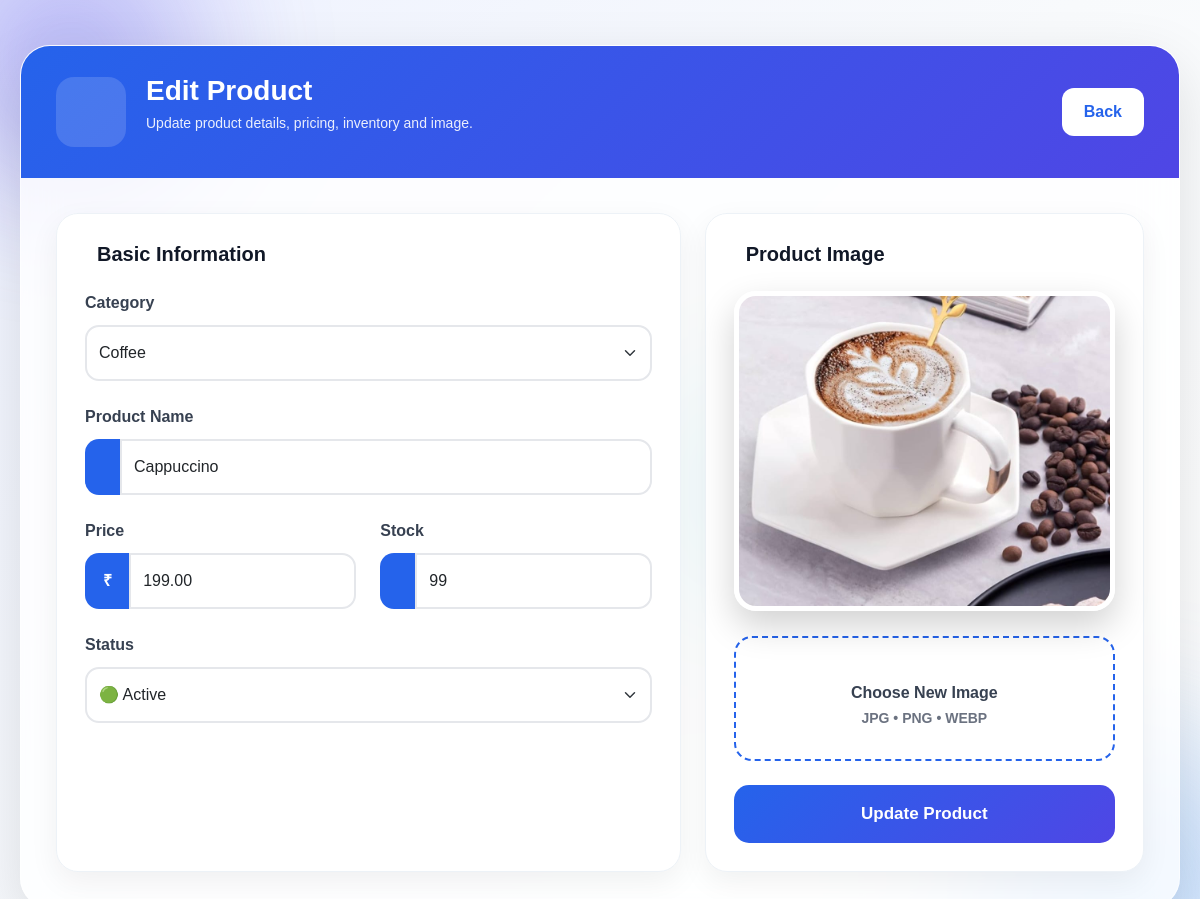
Screenshot of /admin/edit_product.php?id=1 with the database file from the repository.
### tables this page shows
CREATE TABLE `products` (
  `id` int(11) NOT NULL,
  `category_id` int(255) NOT NULL,
  `category_name` varchar(255) NOT NULL,
  `name` varchar(100) NOT NULL,
  `price` decimal(10,2) NOT NULL,
  `stock` int(11) NOT NULL DEFAULT 0,
  `image` text NOT NULL,
  `status` tinyint(1) NOT NULL DEFAULT 1,
  `create_at` timestamp NOT NULL DEFAULT current_timestamp()
);

CREATE TABLE `categories` (
  `id` int(255) NOT NULL,
  `name` varchar(255) NOT NULL,
  `slug` varchar(255) NOT NULL,
  `descri` varchar(255) NOT NULL,
  `price` int(255) NOT NULL,
  `image` text NOT NULL,
  `status` tinyint(1) NOT NULL DEFAULT 1,
  `create_at` timestamp NOT NULL DEFAULT current_timestamp(),
  `parent_id` int(255) NOT NULL DEFAULT 0
);

### admin/edit_product.php (the view, shortened to what this page needs)
<!DOCTYPE html>
<html lang="en">
<head>
    <link rel="stylesheet" href="../assets/bootstrap-5.3.7-dist/css/bootstrap.min.css">
    <?php
    global $conn;
    $id = $_GET['id'];
    $product = mysqli_query($conn, "
SELECT *
FROM products
WHERE id='$id'
");
    $data = mysqli_fetch_assoc($product);
    $cat = mysqli_query($conn, "
SELECT *
FROM categories
ORDER BY name ASC
");
    ?>
</head>
<body>
    <div class="bg-shape shape1"></div>
    <div class="edit-wrapper">
        <div class="edit-card">
            <div class="edit-header">
                <div class="header-left">
                    <div class="icon-box">
                    </div>
                    <div>
                        <h2>Edit Product</h2>
                        <p>
                            Update product details, pricing, inventory and image.
                        </p>
                    </div>
                </div>
                <a href="admin_panel.php" class="back-btn">
                    Back
                </a>
            </div>
            <form
                action="editpro_action.php"
                method="POST"
                enctype="multipart/form-data">
                <div class="row g-4">
                    <div class="col-lg-7">
                        <div class="premium-box">
                            <h5>
                                Basic Information
                            </h5>
                            <div class="mb-4">
                                <label>
                                    Category
                                </label>
                                <select
                                    class="form-select premium-input"
                                    name="category_id"
                                    required>
                                    <?php
                                    while ($row = mysqli_fetch_assoc($cat)) {
                                    ?>
                                        <option
                                            value="<?php echo $row['id']; ?>"
                                            <?php
                                            if ($data['category_id'] == $row['id'])
                                                echo "selected";
                                            ?>>
                                            <?php echo $row['name']; ?>
                                        </option>
                                    <?php
                                    }
                                    ?>
                                </select>
                            </div>
                            <div class="mb-4">
                                <label>
                                    Product Name
                                </label>
                                <div class="input-group">
                                    <span class="input-group-text">
                                    </span>
                                    <input
                                        type="text"
                                        class="form-control premium-input"
                                        name="name"
                                        value="<?php echo $data['name']; ?>"
                                        required>
                                </div>
                            </div>
                            <div class="row">
                                <div class="col-md-6">
                                    <div class="mb-4">
                                        <label>
                                            Price
                                        </label>
                                        <div class="input-group">
                                            <span class="input-group-text">
                                                ₹
                                            </span>
                                            <input
                                                type="number"
                                                class="form-control premium-input"
                                                name="price"
                                                value="<?php echo $data['price']; ?>"
                                                required>
                                        </div>
                                    </div>
                                </div>
                                <div class="col-md-6">
                                    <div class="mb-4">
                                        <label>
                                            Stock
                                        </label>
                                        <div class="input-group">
                                            <span class="input-group-text">
                                            </span>
                                            <input
                                                type="number"
                                                class="form-control premium-input"
                                                name="stock"
                                                value="<?php echo $data['stock']; ?>"
                                                required>
                                        </div>
                                    </div>
                                </div>
                            </div>
                            <div class="mb-3">
                                <label>
                                    Status
                                </label>
                                <select
                                    class="form-select premium-input"
                                    name="status">
                                    <option value="1"
                                        <?php if ($data['status'] == 1) echo "selected"; ?>>
                                        🟢 Active
                                    </option>
                                </select>
                            </div>
                        </div>
                    </div>
                    <div class="col-lg-5">
                        <div class="premium-box image-box">
                            <h5>
                                Product Image
                            </h5>
                            <img
                                src="../images/<?php echo $data['image']; ?>"
                                id="imgpreview"
                                class="premium-preview">
                            <label
                                for="imginput"
                                class="upload-box">
                                <h6>
                                    Choose New Image
                                </h6>
                                <p>
                                    JPG • PNG • WEBP
                                </p>
                            </label>
                            <div class="d-grid mt-4">
                                <button
                                    type="submit"
                                    name="updateBtn"
                                    class="btn premium-btn">
                                    Update Product
                                </button>
                            </div>
                        </div>
                    </div>
                </div>
            </form>
        </div>
    </div>
</body>
</html>

### admin/edit_product.php (style rules this page uses)
* { margin: 0; padding: 0; box-sizing: border-box; font-family: 'Poppins', sans-serif; }
body { background: linear-gradient(135deg, #eef2ff, #f8fafc, #ffffff); min-height: 100vh; overflow-x: hidden; position: relative; }
.bg-shape { position: fixed; border-radius: 50%; filter: blur(70px); opacity: .35; z-index: -1; animation: floatShape 8s ease-in-out infinite; }
.shape1 { width: 260px; height: 260px; background: #4f46e5; top: -70px; left: -60px; }
.edit-wrapper { max-width: 1280px; margin: auto; padding: 45px 20px; }
.edit-card { background: rgba(255, 255, 255, .78); backdrop-filter: blur(18px); border: 1px solid rgba(255, 255, 255, .5); border-radius: 30px; overflow: hidden; box-shadow: 0 20px 60px rgba(0, 0, 0, .12); animation: fadeUp .7s ease; }
.edit-header { display: flex; justify-content: space-between; align-items: center; padding: 28px 35px; background: linear-gradient(135deg, #2563eb, #4f46e5); color: #fff; }
.header-left { display: flex; align-items: center; gap: 20px; }
.icon-box { width: 70px; height: 70px; border-radius: 18px; display: flex; align-items: center; justify-content: center; background: rgba(255, 255, 255, .15); font-size: 28px; }
.edit-header h2 { font-size: 28px; font-weight: 700; margin: 0; }
.edit-header p { margin-top: 5px; opacity: .9; font-size: 14px; }
.back-btn { padding: 12px 22px; background: #fff; color: #2563eb; border-radius: 12px; font-weight: 600; text-decoration: none; transition: .35s; }
form { padding: 35px; }
.premium-box { background: #fff; border-radius: 22px; padding: 28px; border: 1px solid #edf2f7; box-shadow: 0 10px 30px rgba(0, 0, 0, .06); height: 100%; transition: .35s; }
.premium-box h5 { margin-bottom: 25px; font-size: 20px; font-weight: 700; color: #111827; display: flex; align-items: center; gap: 12px; }
label { font-weight: 600; margin-bottom: 10px; display: block; color: #374151; }
.premium-input { height: 56px; border-radius: 14px; border: 2px solid #e5e7eb; box-shadow: none; transition: .35s; }
.input-group-text { background: #2563eb; color: #fff; border: none; border-radius: 14px 0 0 14px; padding: 0 18px; font-weight: 700; }
.image-box { text-align: center; }
.premium-preview { width: 100%; height: 320px; object-fit: cover; border-radius: 22px; border: 5px solid #fff; box-shadow: 0 15px 35px rgba(0, 0, 0, .18); transition: .45s; }
.upload-box { margin-top: 25px; padding: 30px; border: 2px dashed #2563eb; border-radius: 18px; cursor: pointer; transition: .35s; }
.upload-box h6 { font-weight: 700; margin-bottom: 6px; }
.upload-box p { margin: 0; color: #6b7280; font-size: 14px; }
.premium-btn { height: 58px; border: none; border-radius: 15px; background: linear-gradient(135deg, #2563eb, #4f46e5); font-size: 17px; font-weight: 700; color: #fff; transition: .35s; }

### rows the page displays
products: category_id "Coffee", name "Cappuccino", price "199.00", stock "99", status "🟢 Active", image (picture)
